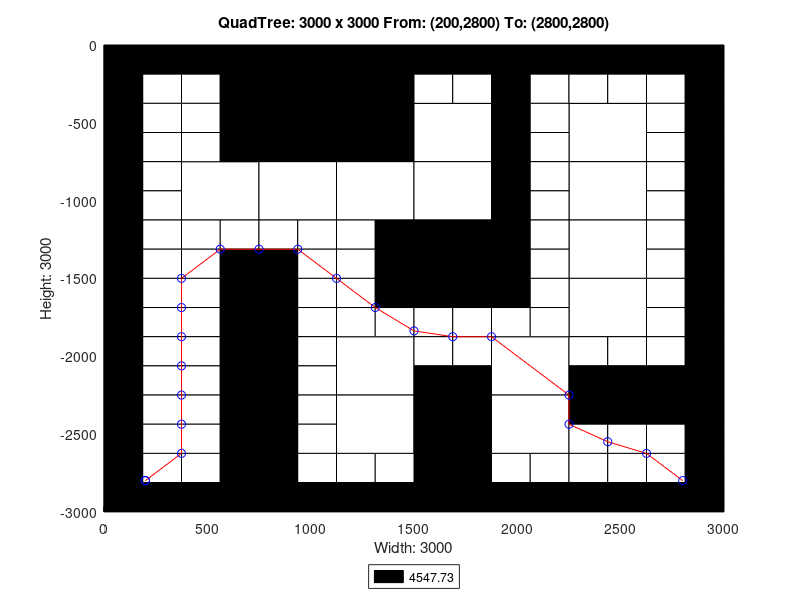

Write the MATLAB code that produced this figure.
axis([0 3000 -3000 0]);
title('QuadTree: 3000 x 3000 From: (200,2800) To: (2800,2800)');
xlabel('Width: 3000');
ylabel('Height: 3000');
rectangle('Position',[750 -750 750 750], 'FaceColor',[0 0 0]);
rectangle('Position',[375 -1125 375 375], 'FaceColor',[1 1 1]);
rectangle('Position',[750 -1125 375 375], 'FaceColor',[1 1 1]);
rectangle('Position',[1125 -1125 375 375], 'FaceColor',[1 1 1]);
rectangle('Position',[1500 -750 375 375], 'FaceColor',[1 1 1]);
rectangle('Position',[2250 -750 375 375], 'FaceColor',[1 1 1]);
rectangle('Position',[1500 -1125 375 375], 'FaceColor',[1 1 1]);
rectangle('Position',[1500 -1500 375 375], 'FaceColor',[0 0 0]);
rectangle('Position',[2250 -1125 375 375], 'FaceColor',[1 1 1]);
rectangle('Position',[2250 -1500 375 375], 'FaceColor',[1 1 1]);
rectangle('Position',[1125 -2250 375 375], 'FaceColor',[1 1 1]);
rectangle('Position',[1125 -2625 375 375], 'FaceColor',[1 1 1]);
rectangle('Position',[1875 -2250 375 375], 'FaceColor',[1 1 1]);
rectangle('Position',[2250 -1875 375 375], 'FaceColor',[1 1 1]);
rectangle('Position',[1500 -2625 375 375], 'FaceColor',[0 0 0]);
rectangle('Position',[1875 -2625 375 375], 'FaceColor',[1 1 1]);
rectangle('Position',[1500 -3000 375 375], 'FaceColor',[0 0 0]);
rectangle('Position',[0 -187.5 187.5 187.5], 'FaceColor',[0 0 0]);
rectangle('Position',[187.5 -187.5 187.5 187.5], 'FaceColor',[0 0 0]);
rectangle('Position',[0 -375 187.5 187.5], 'FaceColor',[0 0 0]);
rectangle('Position',[187.5 -375 187.5 187.5], 'FaceColor',[1 1 1]);
rectangle('Position',[375 -187.5 187.5 187.5], 'FaceColor',[0 0 0]);
rectangle('Position',[562.5 -187.5 187.5 187.5], 'FaceColor',[0 0 0]);
rectangle('Position',[375 -375 187.5 187.5], 'FaceColor',[1 1 1]);
rectangle('Position',[562.5 -375 187.5 187.5], 'FaceColor',[0 0 0]);
rectangle('Position',[0 -562.5 187.5 187.5], 'FaceColor',[0 0 0]);
rectangle('Position',[187.5 -562.5 187.5 187.5], 'FaceColor',[1 1 1]);
rectangle('Position',[0 -750 187.5 187.5], 'FaceColor',[0 0 0]);
rectangle('Position',[187.5 -750 187.5 187.5], 'FaceColor',[1 1 1]);
rectangle('Position',[375 -562.5 187.5 187.5], 'FaceColor',[1 1 1]);
rectangle('Position',[562.5 -562.5 187.5 187.5], 'FaceColor',[0 0 0]);
rectangle('Position',[375 -750 187.5 187.5], 'FaceColor',[1 1 1]);
rectangle('Position',[562.5 -750 187.5 187.5], 'FaceColor',[0 0 0]);
rectangle('Position',[0 -937.5 187.5 187.5], 'FaceColor',[0 0 0]);
rectangle('Position',[187.5 -937.5 187.5 187.5], 'FaceColor',[1 1 1]);
rectangle('Position',[0 -1125 187.5 187.5], 'FaceColor',[0 0 0]);
rectangle('Position',[187.5 -1125 187.5 187.5], 'FaceColor',[1 1 1]);
rectangle('Position',[0 -1312.5 187.5 187.5], 'FaceColor',[0 0 0]);
rectangle('Position',[187.5 -1312.5 187.5 187.5], 'FaceColor',[1 1 1]);
rectangle('Position',[0 -1500 187.5 187.5], 'FaceColor',[0 0 0]);
rectangle('Position',[187.5 -1500 187.5 187.5], 'FaceColor',[1 1 1]);
rectangle('Position',[375 -1312.5 187.5 187.5], 'FaceColor',[1 1 1]);
rectangle('Position',[562.5 -1312.5 187.5 187.5], 'FaceColor',[1 1 1]);
rectangle('Position',[375 -1500 187.5 187.5], 'FaceColor',[1 1 1]);
rectangle('Position',[562.5 -1500 187.5 187.5], 'FaceColor',[0 0 0]);
rectangle('Position',[750 -1312.5 187.5 187.5], 'FaceColor',[1 1 1]);
rectangle('Position',[937.5 -1312.5 187.5 187.5], 'FaceColor',[1 1 1]);
rectangle('Position',[750 -1500 187.5 187.5], 'FaceColor',[0 0 0]);
rectangle('Position',[937.5 -1500 187.5 187.5], 'FaceColor',[1 1 1]);
rectangle('Position',[1125 -1312.5 187.5 187.5], 'FaceColor',[1 1 1]);
rectangle('Position',[1312.5 -1312.5 187.5 187.5], 'FaceColor',[0 0 0]);
rectangle('Position',[1125 -1500 187.5 187.5], 'FaceColor',[1 1 1]);
rectangle('Position',[1312.5 -1500 187.5 187.5], 'FaceColor',[0 0 0]);
rectangle('Position',[1500 -187.5 187.5 187.5], 'FaceColor',[0 0 0]);
rectangle('Position',[1687.5 -187.5 187.5 187.5], 'FaceColor',[0 0 0]);
rectangle('Position',[1500 -375 187.5 187.5], 'FaceColor',[1 1 1]);
rectangle('Position',[1687.5 -375 187.5 187.5], 'FaceColor',[1 1 1]);
rectangle('Position',[1875 -187.5 187.5 187.5], 'FaceColor',[0 0 0]);
rectangle('Position',[2062.5 -187.5 187.5 187.5], 'FaceColor',[0 0 0]);
rectangle('Position',[1875 -375 187.5 187.5], 'FaceColor',[0 0 0]);
rectangle('Position',[2062.5 -375 187.5 187.5], 'FaceColor',[1 1 1]);
rectangle('Position',[1875 -562.5 187.5 187.5], 'FaceColor',[0 0 0]);
rectangle('Position',[2062.5 -562.5 187.5 187.5], 'FaceColor',[1 1 1]);
rectangle('Position',[1875 -750 187.5 187.5], 'FaceColor',[0 0 0]);
rectangle('Position',[2062.5 -750 187.5 187.5], 'FaceColor',[1 1 1]);
rectangle('Position',[2250 -187.5 187.5 187.5], 'FaceColor',[0 0 0]);
rectangle('Position',[2437.5 -187.5 187.5 187.5], 'FaceColor',[0 0 0]);
rectangle('Position',[2250 -375 187.5 187.5], 'FaceColor',[1 1 1]);
rectangle('Position',[2437.5 -375 187.5 187.5], 'FaceColor',[1 1 1]);
rectangle('Position',[2625 -187.5 187.5 187.5], 'FaceColor',[0 0 0]);
rectangle('Position',[2812.5 -187.5 187.5 187.5], 'FaceColor',[0 0 0]);
rectangle('Position',[2625 -375 187.5 187.5], 'FaceColor',[1 1 1]);
rectangle('Position',[2812.5 -375 187.5 187.5], 'FaceColor',[0 0 0]);
rectangle('Position',[2625 -562.5 187.5 187.5], 'FaceColor',[1 1 1]);
rectangle('Position',[2812.5 -562.5 187.5 187.5], 'FaceColor',[0 0 0]);
rectangle('Position',[2625 -750 187.5 187.5], 'FaceColor',[1 1 1]);
rectangle('Position',[2812.5 -750 187.5 187.5], 'FaceColor',[0 0 0]);
rectangle('Position',[1875 -937.5 187.5 187.5], 'FaceColor',[0 0 0]);
rectangle('Position',[2062.5 -937.5 187.5 187.5], 'FaceColor',[1 1 1]);
rectangle('Position',[1875 -1125 187.5 187.5], 'FaceColor',[0 0 0]);
rectangle('Position',[2062.5 -1125 187.5 187.5], 'FaceColor',[1 1 1]);
rectangle('Position',[1875 -1312.5 187.5 187.5], 'FaceColor',[0 0 0]);
rectangle('Position',[2062.5 -1312.5 187.5 187.5], 'FaceColor',[1 1 1]);
rectangle('Position',[1875 -1500 187.5 187.5], 'FaceColor',[0 0 0]);
rectangle('Position',[2062.5 -1500 187.5 187.5], 'FaceColor',[1 1 1]);
rectangle('Position',[2625 -937.5 187.5 187.5], 'FaceColor',[1 1 1]);
rectangle('Position',[2812.5 -937.5 187.5 187.5], 'FaceColor',[0 0 0]);
rectangle('Position',[2625 -1125 187.5 187.5], 'FaceColor',[1 1 1]);
rectangle('Position',[2812.5 -1125 187.5 187.5], 'FaceColor',[0 0 0]);
rectangle('Position',[2625 -1312.5 187.5 187.5], 'FaceColor',[1 1 1]);
rectangle('Position',[2812.5 -1312.5 187.5 187.5], 'FaceColor',[0 0 0]);
rectangle('Position',[2625 -1500 187.5 187.5], 'FaceColor',[1 1 1]);
rectangle('Position',[2812.5 -1500 187.5 187.5], 'FaceColor',[0 0 0]);
rectangle('Position',[0 -1687.5 187.5 187.5], 'FaceColor',[0 0 0]);
rectangle('Position',[187.5 -1687.5 187.5 187.5], 'FaceColor',[1 1 1]);
rectangle('Position',[0 -1875 187.5 187.5], 'FaceColor',[0 0 0]);
rectangle('Position',[187.5 -1875 187.5 187.5], 'FaceColor',[1 1 1]);
rectangle('Position',[375 -1687.5 187.5 187.5], 'FaceColor',[1 1 1]);
rectangle('Position',[562.5 -1687.5 187.5 187.5], 'FaceColor',[0 0 0]);
rectangle('Position',[375 -1875 187.5 187.5], 'FaceColor',[1 1 1]);
rectangle('Position',[562.5 -1875 187.5 187.5], 'FaceColor',[0 0 0]);
rectangle('Position',[0 -2062.5 187.5 187.5], 'FaceColor',[0 0 0]);
rectangle('Position',[187.5 -2062.5 187.5 187.5], 'FaceColor',[1 1 1]);
rectangle('Position',[0 -2250 187.5 187.5], 'FaceColor',[0 0 0]);
rectangle('Position',[187.5 -2250 187.5 187.5], 'FaceColor',[1 1 1]);
rectangle('Position',[375 -2062.5 187.5 187.5], 'FaceColor',[1 1 1]);
rectangle('Position',[562.5 -2062.5 187.5 187.5], 'FaceColor',[0 0 0]);
rectangle('Position',[375 -2250 187.5 187.5], 'FaceColor',[1 1 1]);
rectangle('Position',[562.5 -2250 187.5 187.5], 'FaceColor',[0 0 0]);
rectangle('Position',[750 -1687.5 187.5 187.5], 'FaceColor',[0 0 0]);
rectangle('Position',[937.5 -1687.5 187.5 187.5], 'FaceColor',[1 1 1]);
rectangle('Position',[750 -1875 187.5 187.5], 'FaceColor',[0 0 0]);
rectangle('Position',[937.5 -1875 187.5 187.5], 'FaceColor',[1 1 1]);
rectangle('Position',[1125 -1687.5 187.5 187.5], 'FaceColor',[1 1 1]);
rectangle('Position',[1312.5 -1687.5 187.5 187.5], 'FaceColor',[0 0 0]);
rectangle('Position',[1125 -1875 187.5 187.5], 'FaceColor',[1 1 1]);
rectangle('Position',[1312.5 -1875 187.5 187.5], 'FaceColor',[1 1 1]);
rectangle('Position',[750 -2062.5 187.5 187.5], 'FaceColor',[0 0 0]);
rectangle('Position',[937.5 -2062.5 187.5 187.5], 'FaceColor',[1 1 1]);
rectangle('Position',[750 -2250 187.5 187.5], 'FaceColor',[0 0 0]);
rectangle('Position',[937.5 -2250 187.5 187.5], 'FaceColor',[1 1 1]);
rectangle('Position',[0 -2437.5 187.5 187.5], 'FaceColor',[0 0 0]);
rectangle('Position',[187.5 -2437.5 187.5 187.5], 'FaceColor',[1 1 1]);
rectangle('Position',[0 -2625 187.5 187.5], 'FaceColor',[0 0 0]);
rectangle('Position',[187.5 -2625 187.5 187.5], 'FaceColor',[1 1 1]);
rectangle('Position',[375 -2437.5 187.5 187.5], 'FaceColor',[1 1 1]);
rectangle('Position',[562.5 -2437.5 187.5 187.5], 'FaceColor',[0 0 0]);
rectangle('Position',[375 -2625 187.5 187.5], 'FaceColor',[1 1 1]);
rectangle('Position',[562.5 -2625 187.5 187.5], 'FaceColor',[0 0 0]);
rectangle('Position',[0 -2812.5 187.5 187.5], 'FaceColor',[0 0 0]);
rectangle('Position',[187.5 -2812.5 187.5 187.5], 'FaceColor',[1 1 1]);
rectangle('Position',[0 -3000 187.5 187.5], 'FaceColor',[0 0 0]);
rectangle('Position',[187.5 -3000 187.5 187.5], 'FaceColor',[0 0 0]);
rectangle('Position',[375 -2812.5 187.5 187.5], 'FaceColor',[1 1 1]);
rectangle('Position',[562.5 -2812.5 187.5 187.5], 'FaceColor',[0 0 0]);
rectangle('Position',[375 -3000 187.5 187.5], 'FaceColor',[0 0 0]);
rectangle('Position',[562.5 -3000 187.5 187.5], 'FaceColor',[0 0 0]);
rectangle('Position',[750 -2437.5 187.5 187.5], 'FaceColor',[0 0 0]);
rectangle('Position',[937.5 -2437.5 187.5 187.5], 'FaceColor',[1 1 1]);
rectangle('Position',[750 -2625 187.5 187.5], 'FaceColor',[0 0 0]);
rectangle('Position',[937.5 -2625 187.5 187.5], 'FaceColor',[1 1 1]);
rectangle('Position',[750 -2812.5 187.5 187.5], 'FaceColor',[0 0 0]);
rectangle('Position',[937.5 -2812.5 187.5 187.5], 'FaceColor',[1 1 1]);
rectangle('Position',[750 -3000 187.5 187.5], 'FaceColor',[0 0 0]);
rectangle('Position',[937.5 -3000 187.5 187.5], 'FaceColor',[0 0 0]);
rectangle('Position',[1125 -2812.5 187.5 187.5], 'FaceColor',[1 1 1]);
rectangle('Position',[1312.5 -2812.5 187.5 187.5], 'FaceColor',[1 1 1]);
rectangle('Position',[1125 -3000 187.5 187.5], 'FaceColor',[0 0 0]);
rectangle('Position',[1312.5 -3000 187.5 187.5], 'FaceColor',[0 0 0]);
rectangle('Position',[1500 -1687.5 187.5 187.5], 'FaceColor',[0 0 0]);
rectangle('Position',[1687.5 -1687.5 187.5 187.5], 'FaceColor',[0 0 0]);
rectangle('Position',[1500 -1875 187.5 187.5], 'FaceColor',[1 1 1]);
rectangle('Position',[1687.5 -1875 187.5 187.5], 'FaceColor',[1 1 1]);
rectangle('Position',[1875 -1687.5 187.5 187.5], 'FaceColor',[0 0 0]);
rectangle('Position',[2062.5 -1687.5 187.5 187.5], 'FaceColor',[1 1 1]);
rectangle('Position',[1875 -1875 187.5 187.5], 'FaceColor',[1 1 1]);
rectangle('Position',[2062.5 -1875 187.5 187.5], 'FaceColor',[1 1 1]);
rectangle('Position',[1500 -2062.5 187.5 187.5], 'FaceColor',[1 1 1]);
rectangle('Position',[1687.5 -2062.5 187.5 187.5], 'FaceColor',[1 1 1]);
rectangle('Position',[1500 -2250 187.5 187.5], 'FaceColor',[0 0 0]);
rectangle('Position',[1687.5 -2250 187.5 187.5], 'FaceColor',[0 0 0]);
rectangle('Position',[2625 -1687.5 187.5 187.5], 'FaceColor',[1 1 1]);
rectangle('Position',[2812.5 -1687.5 187.5 187.5], 'FaceColor',[0 0 0]);
rectangle('Position',[2625 -1875 187.5 187.5], 'FaceColor',[1 1 1]);
rectangle('Position',[2812.5 -1875 187.5 187.5], 'FaceColor',[0 0 0]);
rectangle('Position',[2250 -2062.5 187.5 187.5], 'FaceColor',[1 1 1]);
rectangle('Position',[2437.5 -2062.5 187.5 187.5], 'FaceColor',[1 1 1]);
rectangle('Position',[2250 -2250 187.5 187.5], 'FaceColor',[0 0 0]);
rectangle('Position',[2437.5 -2250 187.5 187.5], 'FaceColor',[0 0 0]);
rectangle('Position',[2625 -2062.5 187.5 187.5], 'FaceColor',[1 1 1]);
rectangle('Position',[2812.5 -2062.5 187.5 187.5], 'FaceColor',[0 0 0]);
rectangle('Position',[2625 -2250 187.5 187.5], 'FaceColor',[0 0 0]);
rectangle('Position',[2812.5 -2250 187.5 187.5], 'FaceColor',[0 0 0]);
rectangle('Position',[1875 -2812.5 187.5 187.5], 'FaceColor',[1 1 1]);
rectangle('Position',[2062.5 -2812.5 187.5 187.5], 'FaceColor',[1 1 1]);
rectangle('Position',[1875 -3000 187.5 187.5], 'FaceColor',[0 0 0]);
rectangle('Position',[2062.5 -3000 187.5 187.5], 'FaceColor',[0 0 0]);
rectangle('Position',[2250 -2437.5 187.5 187.5], 'FaceColor',[0 0 0]);
rectangle('Position',[2437.5 -2437.5 187.5 187.5], 'FaceColor',[0 0 0]);
rectangle('Position',[2250 -2625 187.5 187.5], 'FaceColor',[1 1 1]);
rectangle('Position',[2437.5 -2625 187.5 187.5], 'FaceColor',[1 1 1]);
rectangle('Position',[2625 -2437.5 187.5 187.5], 'FaceColor',[0 0 0]);
rectangle('Position',[2812.5 -2437.5 187.5 187.5], 'FaceColor',[0 0 0]);
rectangle('Position',[2625 -2625 187.5 187.5], 'FaceColor',[1 1 1]);
rectangle('Position',[2812.5 -2625 187.5 187.5], 'FaceColor',[0 0 0]);
rectangle('Position',[2250 -2812.5 187.5 187.5], 'FaceColor',[1 1 1]);
rectangle('Position',[2437.5 -2812.5 187.5 187.5], 'FaceColor',[1 1 1]);
rectangle('Position',[2250 -3000 187.5 187.5], 'FaceColor',[0 0 0]);
rectangle('Position',[2437.5 -3000 187.5 187.5], 'FaceColor',[0 0 0]);
rectangle('Position',[2625 -2812.5 187.5 187.5], 'FaceColor',[1 1 1]);
rectangle('Position',[2812.5 -2812.5 187.5 187.5], 'FaceColor',[0 0 0]);
rectangle('Position',[2625 -3000 187.5 187.5], 'FaceColor',[0 0 0]);
rectangle('Position',[2812.5 -3000 187.5 187.5], 'FaceColor',[0 0 0]);
X=[2800,2625,2437.5,2250,2250,1875,1687.5,1500,1312.5,1125,937.5,750,562.5,375,375,375,375,375,375,375,200,200];
Y=[-2800,-2625,-2550,-2437.5,-2250,-1875,-1875,-1837.5,-1687.5,-1500,-1312.5,-1312.5,-1312.5,-1500,-1687.5,-1875,-2062.5,-2250,-2437.5,-2625,-2800,-2800];
hold on;
plot(X,Y,'r');
plot(X,Y,'bo');
legend('4547.73','Location','southoutside');
